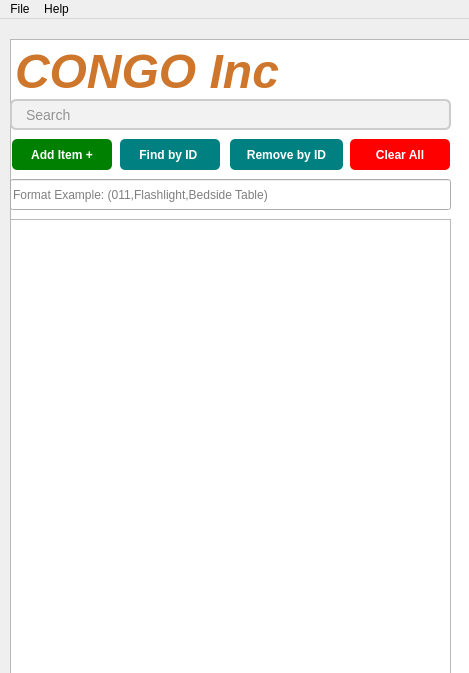
<?xml version="1.0" encoding="UTF-8"?>
<ui version="4.0">
 <class>MainWindow</class>
 <widget class="QMainWindow" name="MainWindow">
  <property name="geometry">
   <rect>
    <x>0</x>
    <y>0</y>
    <width>469</width>
    <height>673</height>
   </rect>
  </property>
  <property name="windowTitle">
   <string>MainWindow</string>
  </property>
  <widget class="QWidget" name="centralwidget">
   <widget class="QListWidget" name="listWidget">
    <property name="geometry">
     <rect>
      <x>10</x>
      <y>200</y>
      <width>441</width>
      <height>501</height>
     </rect>
    </property>
    <property name="autoFillBackground">
     <bool>false</bool>
    </property>
   </widget>
   <widget class="QLineEdit" name="errortxt">
    <property name="geometry">
     <rect>
      <x>10</x>
      <y>160</y>
      <width>441</width>
      <height>31</height>
     </rect>
    </property>
    <property name="placeholderText">
     <string>Format Example: (011,Flashlight,Bedside Table)</string>
    </property>
   </widget>
   <widget class="QLineEdit" name="lineEdit">
    <property name="geometry">
     <rect>
      <x>10</x>
      <y>80</y>
      <width>441</width>
      <height>31</height>
     </rect>
    </property>
    <property name="styleSheet">
     <string notr="true">QLineEdit {
    background-color: #f2f2f2;
    border: 2px solid #cccccc;
    border-radius: 6px;
    padding: 6px 12px;
    font-size: 14px;
    color: #333;
}
QLineEdit:focus {
    border: 2px solid #2d89ef;
    background-color: white;
}
</string>
    </property>
    <property name="placeholderText">
     <string>Search </string>
    </property>
   </widget>
   <widget class="QPushButton" name="clearBtn">
    <property name="geometry">
     <rect>
      <x>350</x>
      <y>120</y>
      <width>100</width>
      <height>31</height>
     </rect>
    </property>
    <property name="styleSheet">
     <string notr="true">QPushButton {
    background-color: red;
    color: white;
    font-weight: bold;
    border-radius: 5px;

}
</string>
    </property>
    <property name="text">
     <string>Clear All</string>
    </property>
    <property name="icon">
     <iconset theme="QIcon::ThemeIcon::EditClear"/>
    </property>
   </widget>
   <widget class="QPushButton" name="addBtn">
    <property name="geometry">
     <rect>
      <x>12</x>
      <y>120</y>
      <width>100</width>
      <height>31</height>
     </rect>
    </property>
    <property name="styleSheet">
     <string notr="true">QPushButton {
    background-color: green;
    color: white;
    font-weight: bold;
    border-radius: 5px;

}
</string>
    </property>
    <property name="text">
     <string>Add Item +</string>
    </property>
   </widget>
   <widget class="QPushButton" name="findBtn">
    <property name="geometry">
     <rect>
      <x>120</x>
      <y>120</y>
      <width>100</width>
      <height>31</height>
     </rect>
    </property>
    <property name="styleSheet">
     <string notr="true">QPushButton {
    background-color: teal;
    color: white;
    font-weight: bold;
    border-radius: 5px;

}
</string>
    </property>
    <property name="text">
     <string>Find by ID </string>
    </property>
   </widget>
   <widget class="QPushButton" name="removeBtn">
    <property name="geometry">
     <rect>
      <x>230</x>
      <y>120</y>
      <width>113</width>
      <height>31</height>
     </rect>
    </property>
    <property name="styleSheet">
     <string notr="true">QPushButton {
    background-color: teal;
    color: white;
    font-weight: bold;
    border-radius: 5px;

}
</string>
    </property>
    <property name="text">
     <string>Remove by ID</string>
    </property>
   </widget>
   <widget class="QTextEdit" name="textEdit">
    <property name="geometry">
     <rect>
      <x>10</x>
      <y>20</y>
      <width>461</width>
      <height>661</height>
     </rect>
    </property>
    <property name="styleSheet">
     <string notr="true">QLabel {
    font-family: &quot;Segoe UI&quot;, &quot;Helvetica Neue&quot;, sans-serif;
    font-size: 28px;
    font-weight: bold;
    color: #2D9CDB; /* A calm, modern blue */
    letter-spacing: 2px;
}
</string>
    </property>
    <property name="html">
     <string>&lt;!DOCTYPE HTML PUBLIC &quot;-//W3C//DTD HTML 4.0//EN&quot; &quot;http://www.w3.org/TR/REC-html40/strict.dtd&quot;&gt;
&lt;html&gt;&lt;head&gt;&lt;meta name=&quot;qrichtext&quot; content=&quot;1&quot; /&gt;&lt;meta charset=&quot;utf-8&quot; /&gt;&lt;style type=&quot;text/css&quot;&gt;
p, li { white-space: pre-wrap; }
hr { height: 1px; border-width: 0; }
li.unchecked::marker { content: &quot;\2610&quot;; }
li.checked::marker { content: &quot;\2612&quot;; }
&lt;/style&gt;&lt;/head&gt;&lt;body style=&quot; font-family:'.AppleSystemUIFont'; font-size:13pt; font-weight:400; font-style:normal;&quot;&gt;
&lt;p style=&quot; margin-top:0px; margin-bottom:0px; margin-left:0px; margin-right:0px; -qt-block-indent:0; text-indent:0px;&quot;&gt;&lt;span style=&quot; font-size:36pt; font-weight:700; font-style:italic; color:#cd762c;&quot;&gt;CONGO Inc&lt;/span&gt;&lt;/p&gt;&lt;/body&gt;&lt;/html&gt;</string>
    </property>
   </widget>
   <zorder>textEdit</zorder>
   <zorder>lineEdit</zorder>
   <zorder>listWidget</zorder>
   <zorder>errortxt</zorder>
   <zorder>clearBtn</zorder>
   <zorder>addBtn</zorder>
   <zorder>findBtn</zorder>
   <zorder>removeBtn</zorder>
  </widget>
  <widget class="QMenuBar" name="menuBar">
   <property name="geometry">
    <rect>
     <x>0</x>
     <y>0</y>
     <width>469</width>
     <height>36</height>
    </rect>
   </property>
   <widget class="QMenu" name="menuFile">
    <property name="title">
     <string>File</string>
    </property>
    <addaction name="actionExit"/>
   </widget>
   <widget class="QMenu" name="menuHelp">
    <property name="title">
     <string>Help</string>
    </property>
    <addaction name="actionAbout"/>
   </widget>
   <addaction name="menuFile"/>
   <addaction name="menuHelp"/>
  </widget>
  <action name="actionExit">
   <property name="text">
    <string>Exit</string>
   </property>
  </action>
  <action name="actionAbout">
   <property name="text">
    <string>About</string>
   </property>
  </action>
 </widget>
 <resources/>
 <connections/>
</ui>
